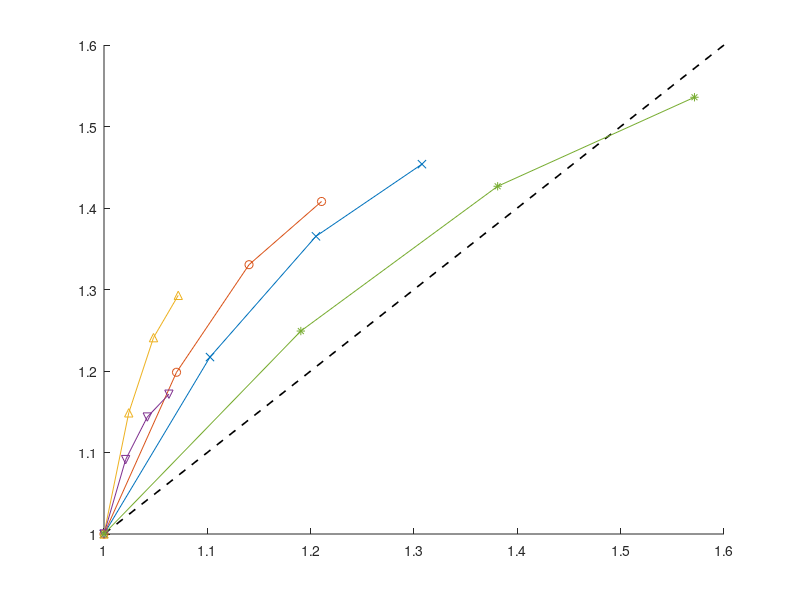

Write the MATLAB code that produced this figure. (Note: this script raises an error after producing the figure.)
close all
load traces.mat
vector = M(:,33)./M(:,35);

% Remaking the matricies
% M = [M vector];
bzip2 = M(1:11,:);
h264ref = M(12:22,:);
libquantum = M(23:33, :);
omnetpp = M(34:44, :);
sjeng = M(45:end, :);
sjengnormal = M(45:55, :);
sjengAll2 = M([45, 56:58],:);
sjengAll4 = M([46, 59:61],:);
sjengAllFAL2big = M([47, 62:64],:);
sjengAllFA = M([48, 65:67],:);
sjengD = M([49, 68:70],:);
sjengL12 = M([50, 71:73],:);
sjengL18 = M([51, 74:76],:);
sjengL1s4 = M([52, 77:79],:);
sjengL1s = M([53, 80:82],:);
sjengL24 = M([54, 83:85],:);
sjengL2big = M([55, 86:88],:);

% What to plot
x = linspace(1,1.6);
index = [1 2 3 4];
xcol = length(sjeng)-2;
ycol = 13;
% Plotting
figure(1)
hold on
% plot(log2(bzip2(index,xcol)), bzip2(index,ycol), '-o')
% plot(log2(h264ref(index,xcol)), h264ref(index,ycol), '-sq')
% plot(log2(libquantum(index,xcol)), libquantum(index,ycol), '-^')
% plot(log2(omnetpp(index,xcol)), omnetpp(index,ycol), '-*')
% plot(log2(sjengnormal(index,xcol)), sjengnormal(index,ycol), '-v')
% legend('bzip2', 'h264ref', 'libquantum', 'omnetpp', 'sjeng', 'Location', 'eastoutside')
plot(x,x, 'k--', 'LineWidth', 1.2);
plot(sjengAll2(index,xcol)./sjengAll2(index(1), xcol),...
    sjengAll2(index(1),ycol)./sjengAll2(index, ycol), '-x')
plot(sjengAll4(index,xcol)./sjengAll4(index(1),xcol),...
    sjengAll4(index(1),ycol)./sjengAll4(index, ycol), '-o')
plot(sjengAllFA(index,xcol)./sjengAllFA(index(1),xcol),...
    sjengAllFA(index(1),ycol)./sjengAllFA(index, ycol), '-^')
plot(sjengAllFAL2big(index,xcol)./sjengAllFAL2big(index(1),xcol),...
    sjengAllFAL2big(index(1),ycol)./sjengAllFAL2big(index, ycol), '-v')
plot(sjengD(index,xcol)./sjengD(index(1),xcol),...
    sjengD(index(1),ycol)./sjengD(index, ycol), '-*')
plot(sjengL12(index,xcol)./sjengL12(index(1),xcol),...
    sjengL12(index(1),ycol)./sjengL12(index, ycol), '-sq')
plot(sjengL18(index,xcol)./sjengL18(index(1),xcol),...
    sjengL18(index(1),ycol)./sjengL18(index, ycol), '-d')
plot(sjengL1s4(index,xcol)./sjengL1s4(index(1),xcol),...
    sjengL1s4(index(1),ycol)./sjengL1s4(index, ycol), '-p')
plot(sjengL1s(index,xcol)./sjengL1s(index(1),xcol),...
    sjengL1s(index(1),ycol)./sjengL1s(index, ycol), '--o')
plot(sjengL24(index,xcol)./sjengL24(index(1),xcol),...
    sjengL24(index(1),ycol)./sjengL24(index, ycol), '--sq')
plot(sjengL2big(index,xcol)./sjengL2big(index(1),xcol),...
    sjengL2big(index(1), ycol)./sjengL2big(index,ycol), '--^')

axis([1 2 1 1.6]);
legend('y = x', 'All-2way', 'All-4way', 'All-FA', 'All-FA-L2-Big', 'Default', 'L1-2way',...
    'L1-8way', 'L1-small-4way', 'L1-small', 'L2-4way', 'L2-Big','Location', 'eastoutside')

% axis([2.5 6.5 2e10 6.5e10]); grid off;
title('Cost vs. Performance Time for sjeng trace');
xlabel('Cost increase ($ new / $ for 8 bytes)')
ylabel('Performance boost (cycles original/cycles improved)')
